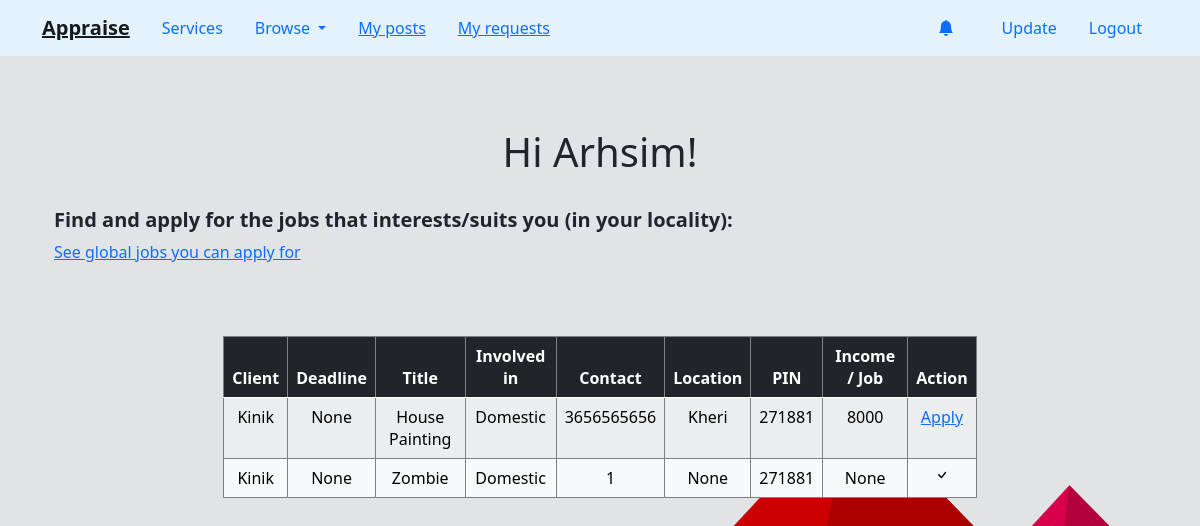
The page /browse/local/jobs (signed in) on the database its author committed.
### user/models.py (models this page shows, shortened)
class RequestService(models.Model):
    user = models.ForeignKey(User, on_delete=models.CASCADE)
    pin_code = models.CharField(max_length=6)
    title = models.CharField('Job title', max_length=180)
    tag = models.CharField(choices=SECTORS, max_length=64, null=True)
    contact = models.CharField("Contact info", max_length=10)
    deadline = models.DateField('Job deadline', auto_now=False, null=True, blank=True)
    location = models.CharField(max_length=180, null=True, blank=True)
    pay_scale = models.PositiveIntegerField('Wage cost', null=True, blank=True)

### user/views.py (the view)
# urls.py: path('browse/local/jobs', user_view.browse_local_jobs, name ='browse_local_jobs'),
def browse_local_jobs(request):
        try:
                pin = Person.objects.get(user=request.user).pin_code
                services_requested = RequestService.objects.filter(pin_code=pin).exclude(user=request.user).order_by('-id').annotate()
                message = 'Find and apply for the jobs that interests/suits you (in your locality):'
        except:
                pin, services_requested = None, None
                message = 'Sorry! No localised work is available at the moment; you can still look out for global job listings'
        aply_to = JobAlert.objects.filter(requester=request.user).annotate()
        try:
                aply = [i.job.id for i in aply_to]
        except:
                aply = []
        return render(request, 'browse_jobs.html',
        {'title':'Browse | Local Jobs', 'name':request.user, 'message':message, 'extent':'global', 'url':'browse_global_jobs', 'open_services':services_requested, 'my_requests':aply})

### user/templates/browse_jobs.html (shortened to what this page needs)
{% extends "dashboard.html" %}
{% load crispy_forms_tags %}
{% block start %}
<div class='container'>
    <center><h1>Hi {{name|title}}!</h1></center><br>
    <h5> <b>{{message}}</b> </h5>
    <h8><a href="{% url url %}">See {{extent}} jobs you can apply for</a></h8>
    <br><br><br><br>
    <center>
        <table class="table table-light table-hover table-striped" style="width:69%">
        <thead class="table-dark">
        <tr>
        <th>Client</th>
        <th>Deadline</th>
        <th>Title</th>
        <th>Involved in</th>
        <th>Contact</th>
        <th>Location</th>
        <th>PIN</th>
        <th>Income / Job</th>
        <th>Action</th>
        </tr>
        </thead>
        {% for i in open_services %}
        <tr>
        <td>{{i.user|title}}</td>
        <td>{{i.deadline}}</td>
        <td>{{i.title|title}}</td>
        <td>{{i.tag}}</td>
        <td>{{i.contact}}</td>
        <td>{{i.location|title}}</td>
        <td>{{i.pin_code}}</td>
        <td>{{i.pay_scale}}</td>
        {%if i.id not in my_requests%}
        <td><a href="{% url 'apply_for_job' user=i.user job_id=i.id job_title=i.title|cut:' ' %}">
            Apply
        </a></td>
        {%else%}
        <td><svg xmlns="http://www.w3.org/2000/svg" width="16" height="16" fill="currentColor" class="bi bi-check" viewBox="0 0 16 16">
            <path d="M10.97 4.97a.75.75 0 0 1 1.07 1.05l-3.99 4.99a.75.75 0 0 1-1.08.02L4.324 8.384a.75.75 0 1 1 1.06-1.06l2.094 2.093 3.473-4.425a.267.267 0 0 1 .02-.022z"/>
        </svg>
        </td>
        {%endif%}
        </tr>
        {% endfor %}
        </table>
    </center>
</div>
<br><br><br><br><br><br>
{% endblock %}

### user/templates/dashboard.html (style rules this page uses)
body { background-color: #e9fbff; background-attachment: fixed; background-size: cover; }

### user/templates/browse_jobs.html (style rules this page uses)
table, td, th { border: 1px solid gray; text-align: center }
body { background-color: #e1e4e7; background-attachment: fixed; background-size: cover; }

### rows shown on the page
RequestService: user "Kinik", deadline "None", title "House Painting", tag "Domestic", contact "3656565656", location "Kheri", pin_code "271881", pay_scale "8000", shows "Apply"
RequestService: user "Kinik", deadline "None", title "Zombie", tag "Domestic", contact "1", location "None", pin_code "271881", pay_scale "None"

### other values the page prints
{{ name|title }} "Arhsim"
{{ message }} "Find and apply for the jobs that interests/suits you (in your locality):"
{{ extent }} "global"
